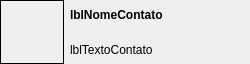
<?xml version="1.0" encoding="UTF-8"?>
<ui version="4.0">
 <class>ContatoWidget</class>
 <widget class="QWidget" name="ContatoWidget">
  <property name="geometry">
   <rect>
    <x>0</x>
    <y>0</y>
    <width>250</width>
    <height>64</height>
   </rect>
  </property>
  <property name="windowTitle">
   <string>Contato</string>
  </property>
  <layout class="QHBoxLayout" name="horizontalLayout_2">
   <property name="leftMargin">
    <number>0</number>
   </property>
   <property name="topMargin">
    <number>0</number>
   </property>
   <property name="rightMargin">
    <number>0</number>
   </property>
   <property name="bottomMargin">
    <number>0</number>
   </property>
   <item>
    <widget class="QLabel" name="lblFotoContato">
     <property name="minimumSize">
      <size>
       <width>64</width>
       <height>64</height>
      </size>
     </property>
     <property name="maximumSize">
      <size>
       <width>64</width>
       <height>64</height>
      </size>
     </property>
     <property name="baseSize">
      <size>
       <width>64</width>
       <height>64</height>
      </size>
     </property>
     <property name="autoFillBackground">
      <bool>true</bool>
     </property>
     <property name="frameShape">
      <enum>QFrame::Box</enum>
     </property>
     <property name="text">
      <string/>
     </property>
     <property name="pixmap">
      <pixmap resource="../QTCC_Qt.qrc">:/images/1415099481_user-64.png</pixmap>
     </property>
     <property name="scaledContents">
      <bool>true</bool>
     </property>
    </widget>
   </item>
   <item>
    <layout class="QVBoxLayout" name="verticalLayout">
     <item>
      <widget class="QLabel" name="lblNomeContato">
       <property name="font">
        <font>
         <weight>75</weight>
         <bold>true</bold>
        </font>
       </property>
       <property name="text">
        <string>lblNomeContato</string>
       </property>
      </widget>
     </item>
     <item>
      <widget class="QLabel" name="lblTexto_Status">
       <property name="text">
        <string>lblTextoContato</string>
       </property>
      </widget>
     </item>
    </layout>
   </item>
  </layout>
 </widget>
 <resources>
  <include location="../QTCC_Qt.qrc"/>
 </resources>
 <connections/>
</ui>
